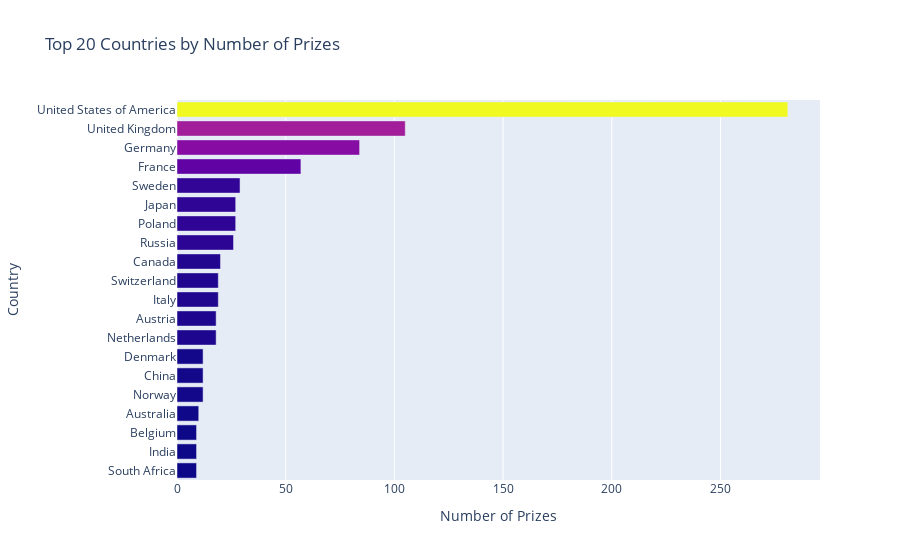

This figure's notebook cell:
### Code cell
bar = px.bar(top20_countries, 
             x='prize', 
             y=top20_countries.index, 
             orientation='h', 
             color='prize',
             title='Top 20 Countries by Number of Prizes')
bar.update_layout(xaxis_title='Number of Prizes', 
                  yaxis_title='Country', 
                  coloraxis_showscale=False, 
                  yaxis_autorange='reversed')
bar.show()

### Figure 1 — Plotly figure (JSON) as saved in the notebook; plotly's stock layout.template omitted (floating-point values rounded to 4 significant figures)
{"data": [{"alignmentgroup": "True", "hovertemplate": "prize=%{marker.color}<br>birth_country_current=%{y}<extra></extra>", "legendgroup": "", "marker": {"color": [281, 105, 84, 57, 29, 27, 27, 26, 20, 19, 19, 18, 18, 12, 12, 12, 10, 9, 9, 9], "coloraxis": "coloraxis"}, "name": "", "offsetgroup": "", "orientation": "h", "showlegend": false, "textposition": "auto", "type": "bar", "x": [281, 105, 84, 57, 29, 27, 27, 26, 20, 19, 19, 18, 18, 12, 12, 12, 10, 9, 9, 9], "xaxis": "x", "y": ["United States of America", "United Kingdom", "Germany", "France", "Sweden", "Japan", "Poland", "Russia", "Canada", "Switzerland", "Italy", "Austria", "Netherlands", "Denmark", "China", "Norway", "Australia", "Belgium", "India", "South Africa"], "yaxis": "y"}], "layout": {"barmode": "relative", "coloraxis": {"colorbar": {"title": {"text": "prize"}}, "colorscale": [[0, "#0d0887"], [0.1111, "#46039f"], [0.2222, "#7201a8"], [0.3333, "#9c179e"], [0.4444, "#bd3786"], [0.5556, "#d8576b"], [0.6667, "#ed7953"], [0.7778, "#fb9f3a"], [0.8889, "#fdca26"], [1, "#f0f921"]], "showscale": false}, "legend": {"tracegroupgap": 0}, "title": {"text": "Top 20 Countries by Number of Prizes"}, "xaxis": {"anchor": "y", "domain": [0, 1], "title": {"text": "Number of Prizes"}}, "yaxis": {"anchor": "x", "autorange": "reversed", "domain": [0, 1], "title": {"text": "Country"}}}}
